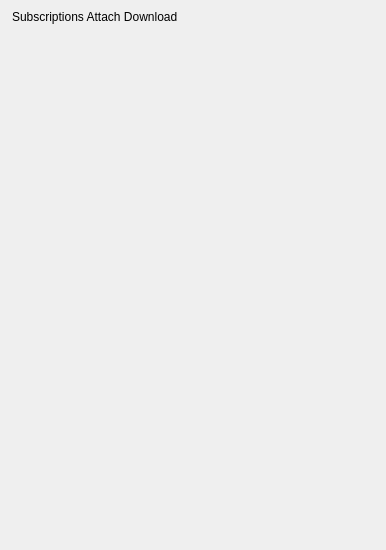
<?xml version="1.0" encoding="UTF-8"?>
<ui version="4.0">
 <class>GlobalNotificationDownloadDialog</class>
 <widget class="FramelessDialog" name="GlobalNotificationDownloadDialog">
  <property name="geometry">
   <rect>
    <x>0</x>
    <y>0</y>
    <width>386</width>
    <height>550</height>
   </rect>
  </property>
  <property name="windowTitle">
   <string>GlobalNotificationDownloadDialog</string>
  </property>
  <layout class="QVBoxLayout" name="verticalLayoutMain" stretch="0,1">
   <property name="spacing">
    <number>0</number>
   </property>
   <property name="leftMargin">
    <number>0</number>
   </property>
   <property name="topMargin">
    <number>0</number>
   </property>
   <property name="rightMargin">
    <number>0</number>
   </property>
   <property name="bottomMargin">
    <number>0</number>
   </property>
   <item>
    <widget class="QWidget" name="titlebar" native="true">
     <property name="sizePolicy">
      <sizepolicy hsizetype="Expanding" vsizetype="Expanding">
       <horstretch>0</horstretch>
       <verstretch>0</verstretch>
      </sizepolicy>
     </property>
     <property name="minimumSize">
      <size>
       <width>0</width>
       <height>33</height>
      </size>
     </property>
     <property name="maximumSize">
      <size>
       <width>16777215</width>
       <height>33</height>
      </size>
     </property>
     <layout class="QHBoxLayout" name="horizontalLayout_11" stretch="0,1,0">
      <property name="spacing">
       <number>12</number>
      </property>
      <property name="leftMargin">
       <number>0</number>
      </property>
      <property name="topMargin">
       <number>0</number>
      </property>
      <property name="rightMargin">
       <number>0</number>
      </property>
      <property name="bottomMargin">
       <number>0</number>
      </property>
      <item>
       <widget class="QWidget" name="titlewidget" native="true">
        <property name="sizePolicy">
         <sizepolicy hsizetype="Expanding" vsizetype="Expanding">
          <horstretch>0</horstretch>
          <verstretch>0</verstretch>
         </sizepolicy>
        </property>
        <layout class="QHBoxLayout" name="horizontalLayout_10">
         <property name="spacing">
          <number>0</number>
         </property>
         <property name="leftMargin">
          <number>12</number>
         </property>
         <property name="topMargin">
          <number>0</number>
         </property>
         <property name="rightMargin">
          <number>0</number>
         </property>
         <property name="bottomMargin">
          <number>0</number>
         </property>
         <item>
          <widget class="QLabel" name="title">
           <property name="sizePolicy">
            <sizepolicy hsizetype="Expanding" vsizetype="Expanding">
             <horstretch>0</horstretch>
             <verstretch>0</verstretch>
            </sizepolicy>
           </property>
           <property name="text">
            <string>Subscriptions Attach Download</string>
           </property>
          </widget>
         </item>
        </layout>
       </widget>
      </item>
      <item>
       <spacer name="horizontalSpacer_3">
        <property name="orientation">
         <enum>Qt::Horizontal</enum>
        </property>
        <property name="sizeHint" stdset="0">
         <size>
          <width>233</width>
          <height>2</height>
         </size>
        </property>
       </spacer>
      </item>
      <item>
       <layout class="QVBoxLayout" name="verticalLayout_6">
        <property name="spacing">
         <number>0</number>
        </property>
        <property name="leftMargin">
         <number>0</number>
        </property>
        <property name="topMargin">
         <number>0</number>
        </property>
        <property name="rightMargin">
         <number>0</number>
        </property>
        <property name="bottomMargin">
         <number>0</number>
        </property>
        <item>
         <layout class="QHBoxLayout" name="horizontalLayout_6">
          <property name="spacing">
           <number>0</number>
          </property>
          <property name="leftMargin">
           <number>0</number>
          </property>
          <property name="topMargin">
           <number>0</number>
          </property>
          <property name="rightMargin">
           <number>0</number>
          </property>
          <property name="bottomMargin">
           <number>0</number>
          </property>
          <item>
           <widget class="QPushButton" name="btnMinimize">
            <property name="sizePolicy">
             <sizepolicy hsizetype="Expanding" vsizetype="Expanding">
              <horstretch>0</horstretch>
              <verstretch>0</verstretch>
             </sizepolicy>
            </property>
            <property name="focusPolicy">
             <enum>Qt::NoFocus</enum>
            </property>
            <property name="text">
             <string/>
            </property>
            <property name="flat">
             <bool>true</bool>
            </property>
           </widget>
          </item>
          <item>
           <widget class="QPushButton" name="btnClose">
            <property name="sizePolicy">
             <sizepolicy hsizetype="Expanding" vsizetype="Expanding">
              <horstretch>0</horstretch>
              <verstretch>0</verstretch>
             </sizepolicy>
            </property>
            <property name="focusPolicy">
             <enum>Qt::NoFocus</enum>
            </property>
            <property name="text">
             <string/>
            </property>
            <property name="flat">
             <bool>true</bool>
            </property>
           </widget>
          </item>
         </layout>
        </item>
        <item>
         <spacer name="verticalSpacer_4">
          <property name="orientation">
           <enum>Qt::Vertical</enum>
          </property>
          <property name="sizeType">
           <enum>QSizePolicy::Expanding</enum>
          </property>
          <property name="sizeHint" stdset="0">
           <size>
            <width>0</width>
            <height>1</height>
           </size>
          </property>
         </spacer>
        </item>
       </layout>
      </item>
     </layout>
    </widget>
   </item>
   <item>
    <widget class="DownloadWidget" name="downloadWidget" native="true"/>
   </item>
  </layout>
 </widget>
 <layoutdefault spacing="6" margin="11"/>
 <customwidgets>
  <customwidget>
   <class>FramelessDialog</class>
   <extends>QWidget</extends>
   <header>framelessdialog.h</header>
   <container>1</container>
  </customwidget>
  <customwidget>
   <class>DownloadWidget</class>
   <extends>QWidget</extends>
   <header>downloadwidget.h</header>
   <container>1</container>
  </customwidget>
 </customwidgets>
 <resources>
  <include location="../inst.qrc"/>
 </resources>
 <connections/>
</ui>
